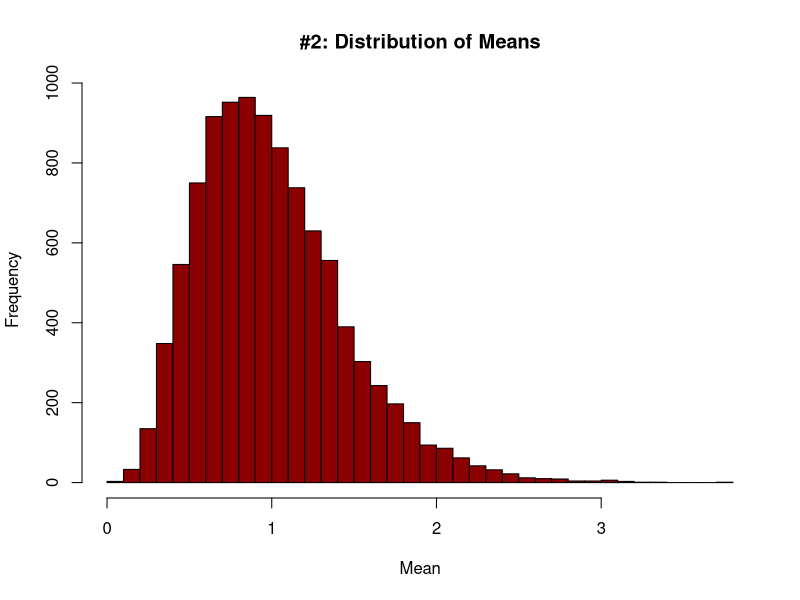
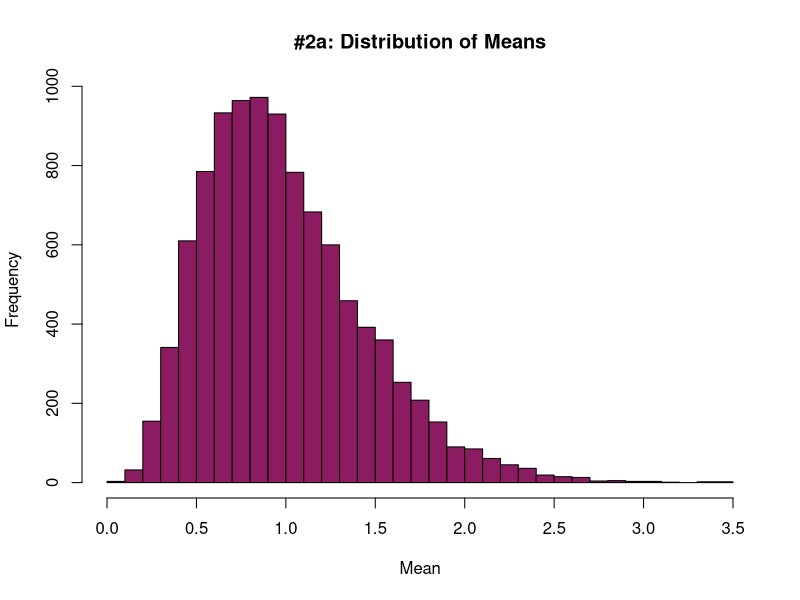
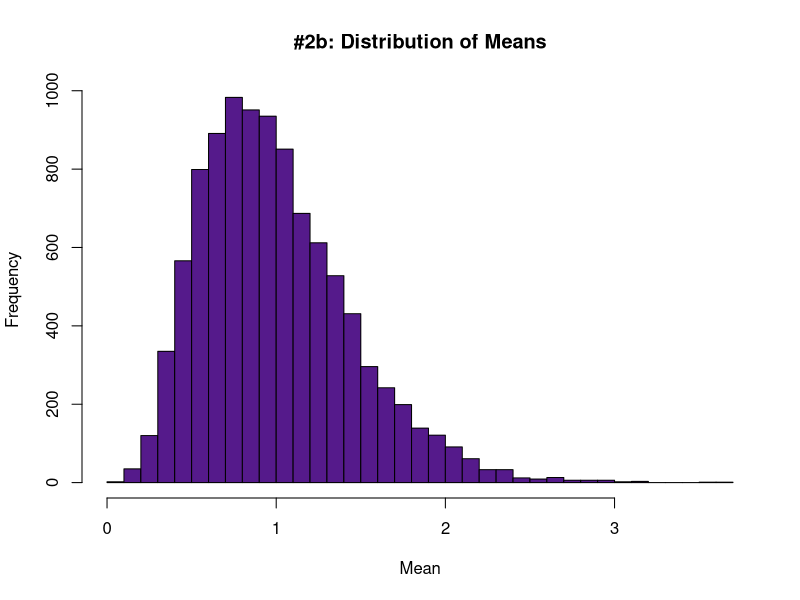
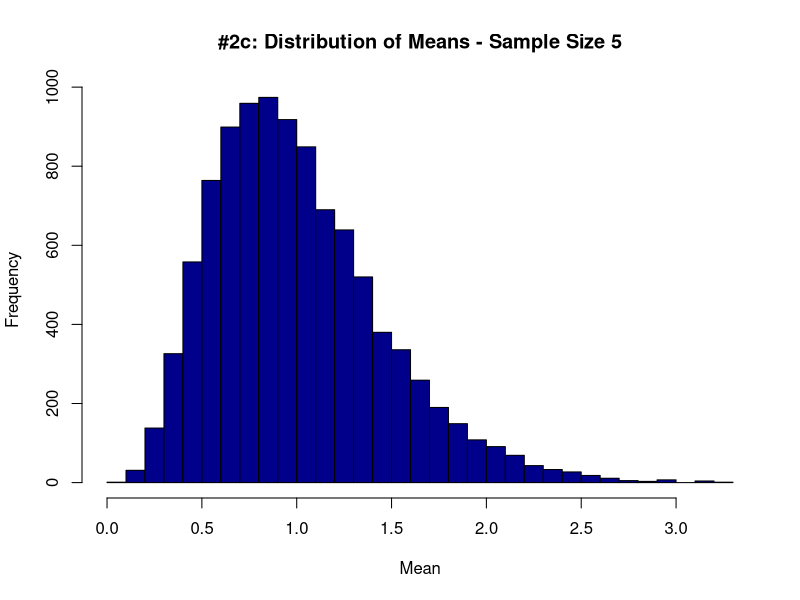
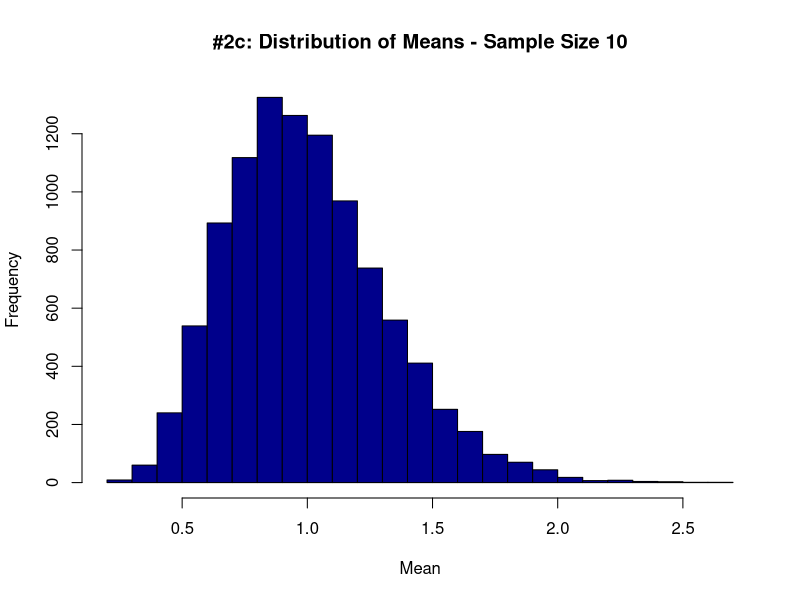
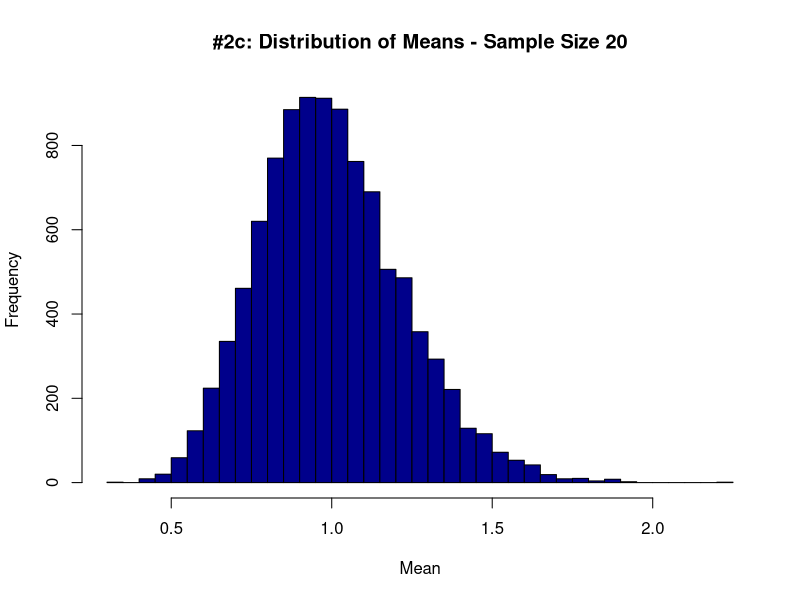

The R source for these figures, in order:
## ---- chunk 1

# Isabella Salonna
# HW 2

library(tidyverse)

## ---- chunk 2

tribble( ~x, ~y, ~w, ~z,
         210, 300, 220, 180,
         102, 100, 119, 187,
         176, 175, 188, 173,
         87, 95, 91, 94,
         202, 210, 234, 218,
         110, 122, 131, 128,
) -> dt

dt

## ---- chunk 3

map_dbl(dt, mean)

## ---- chunk 4

map_dbl(dt, sd)

## ---- chunk 5

map(dt, sqrt)

## ---- chunk 6

summary(dt)

## ---- chunk 7

exp_means <- function() {
  samp_means <- numeric()
  for (i in 1:10000) {
    samp_dist <- rexp(5, rate = 1)
    samp_means[i] <- mean(samp_dist)
  }
  return (samp_means)
}

prob2 <- exp_means()
hist(prob2, breaks = 30, col = "red4", main = "#2: Distribution of Means",
     xlab = "Mean", ylab = "Frequency")

## ---- chunk 8

exp_means_a <- function() {
  map_dbl(1:10000, ~mean(rexp(5, rate = 1)))
  }

a <- exp_means_a()
hist(a, breaks = 30, col = "maroon4", main = "#2a: Distribution of Means",
     xlab = "Mean", ylab = "Frequency")

## ---- chunk 9

exp_means_b <- function() {
  means <- replicate(10000, mean(rexp(5, rate = 1)))
}

b <- exp_means_b()
hist(b, breaks = 30, col = "purple4", main = "#2b: Distribution of Means",
     xlab = "Mean", ylab = "Frequency")

## ---- chunk 10

exp_means_c <- function() {
  for (i in c(5, 10, 20)) {
    means <- replicate(10000, mean(rexp(i, rate = 1)))
    hist(means, breaks = 30, col = "blue4",
         main = paste("#2c: Distribution of Means - Sample Size", i),
         xlab = "Mean", ylab = "Frequency")
  }
}

exp_means_c()

## ---- chunk 11

output <- double(ncol(mtcars))

for (i in seq_along(mtcars)) {
  output[[i]] <- sd(mtcars[[i]])
}

names(output) <- colnames(mtcars)
output

